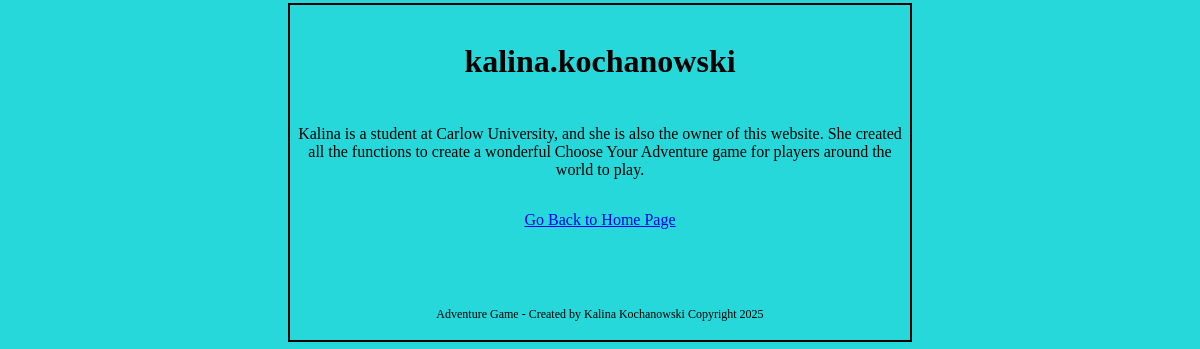
The page /adventure/player/kalina_kochanowski/ on the database its author committed.
### adventure/models.py (models this page shows, shortened)
class Player(models.Model):
    name = models.CharField(max_length = 200, verbose_name = "Username")
    bio = models.TextField(verbose_name = "Biography")
    slug = models.SlugField(max_length = 200, unique = True, blank = True)

### adventure/views.py (the view)
# urls.py: path('player/<slug:slug>/', views.PlayerProfile.as_view(), name = 'profile'),
class PlayerProfile(DetailView):
    model = Player
    template_name = 'adventure/profile.html'

### adventure/templates/adventure/profile.html (shortened to what this page needs)
{% extends "adventure/base.html" %}
{% block content %}
    <h1>
        {{ player.name }}
    </h1>
    <p>
        {{ player.bio }}
    </p>
    <p><a href = "{% url 'adventure:index' %}">Go Back to Home Page</a></p>
{% endblock %}

### adventure/static/adventure/style.css (style rules this page uses)
h1, h2, h3 { font-family: Comic Sans MS, Comic Sans, cursive; text-align: center; padding: 0.5em; }
p { font-family: Comic Sans MS, Comic Sans, cursive; text-align: center; padding: 0.5em; }
body { background-color: #26d8da; color: #000000; border: 2.5px; border-style: double; margin-top: 0.2em; margin-right: 18em; margin-left: 18em; margin-bottom: 0em; }

### rows shown on the page
Player: name "kalina.kochanowski", bio "Kalina is a student at Carlow University, and she is also the owner of this website. She created all the functions to create a wonderful Choose Your Adventure game for players around the world to play."
